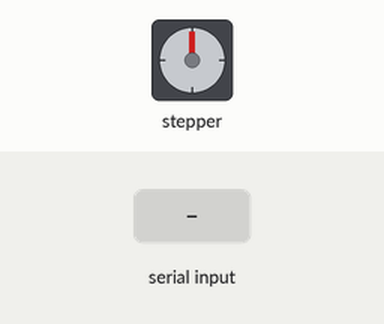
Recording of a sketch running on a simulated Arduino Uno, built with avr-gcc and run on an emulated ATmega328P. Shown: stepper motor. Inputs (shaded band) come from the test bench. Stepper angles assume 200 steps per turn.

Above: at 1.2 s.
1.3 s: "1" received over Serial
At 2.45 s:
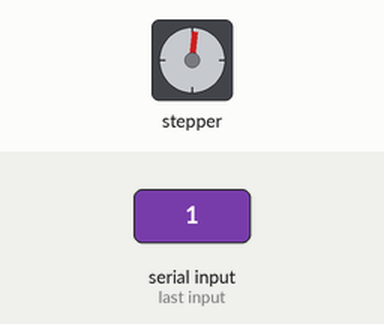
At 3.05 s:
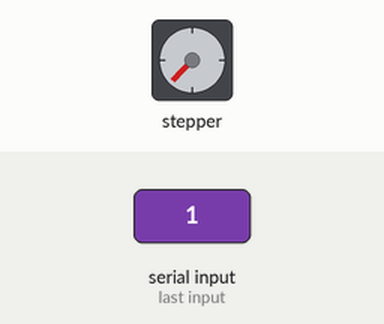
4.3 s: "0" received over Serial
At 5.75 s:
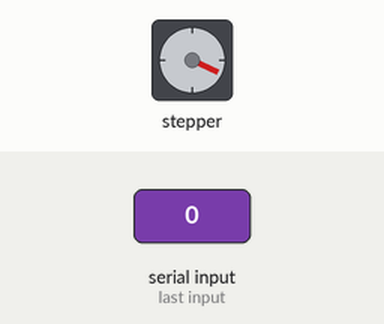
Timing chart, 0 to 7.8 s (numbered marks = the images above; inputs shaded):
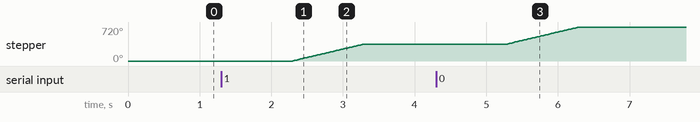

The sketch:

arduinoCode.ino
```cpp
#include <Stepper.h>

const int stepsPerRevolution = 200;  // change this to fit the number of steps per revolution
// for your motor

// initialize the stepper library on pins 8 through 11:
Stepper myStepper(stepsPerRevolution, 8, 9, 10, 11);

int incomingByte = 0;

void setup() {
  // set the speed at 60 rpm:
  myStepper.setSpeed(60);
  // initialize the serial port:
  Serial.begin(9600);
}

void loop() {

  if(Serial.available() > 0) {
    String input = Serial.readString();
    int x1 = input[0];
    int y1 = input[2];
    int x2 = input[4];
    int y2 = input[6];
    if(input[0] > 47){
      x1 -= 48;
      y1 -= 48;
      x2 -= 48;
      y2 -= 48;
    }
    /*Serial.println(x1);
    Serial.println(y1);
    Serial.println(x2);
    Serial.println(y2);*/
    CalculateRotations(x1, y1, x2, y2);
  } else {
    //err
    //Serial.println("No Serial Connection");
  }

}


void CalculateRotations(int x1, int y1, int x2, int y2) {
  if(y1<4){
    myStepper.step(stepsPerRevolution);
  } else {
    myStepper.step(-stepsPerRevolution);
  }
}
```

Measured:
- after the input at 1.3 s, stepper: turns 360° clockwise in 0.99 s, starting after 1.0 s
- after the input at 4.3 s, stepper: turns 360° clockwise in 0.99 s, starting after 1.0 s
